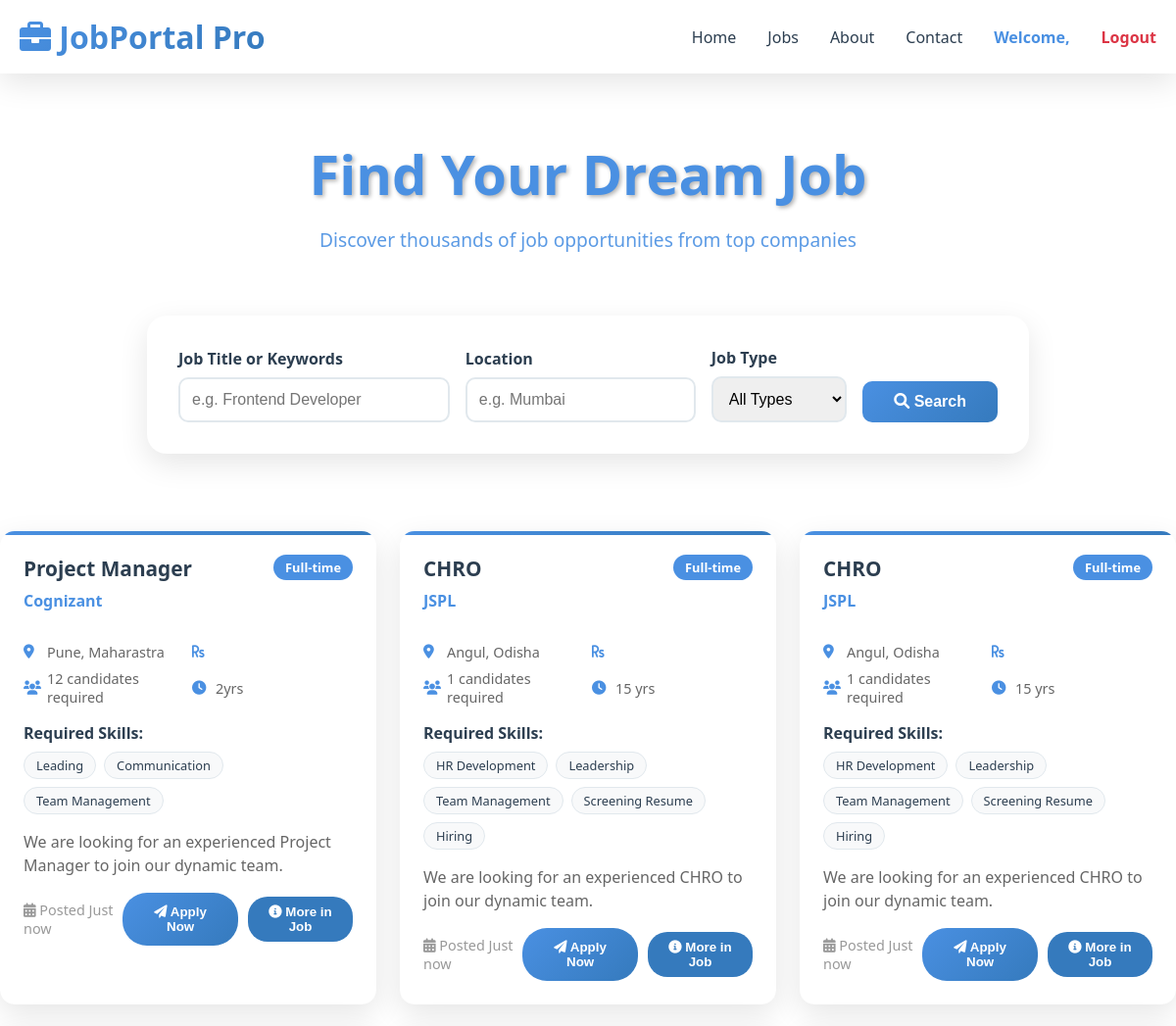
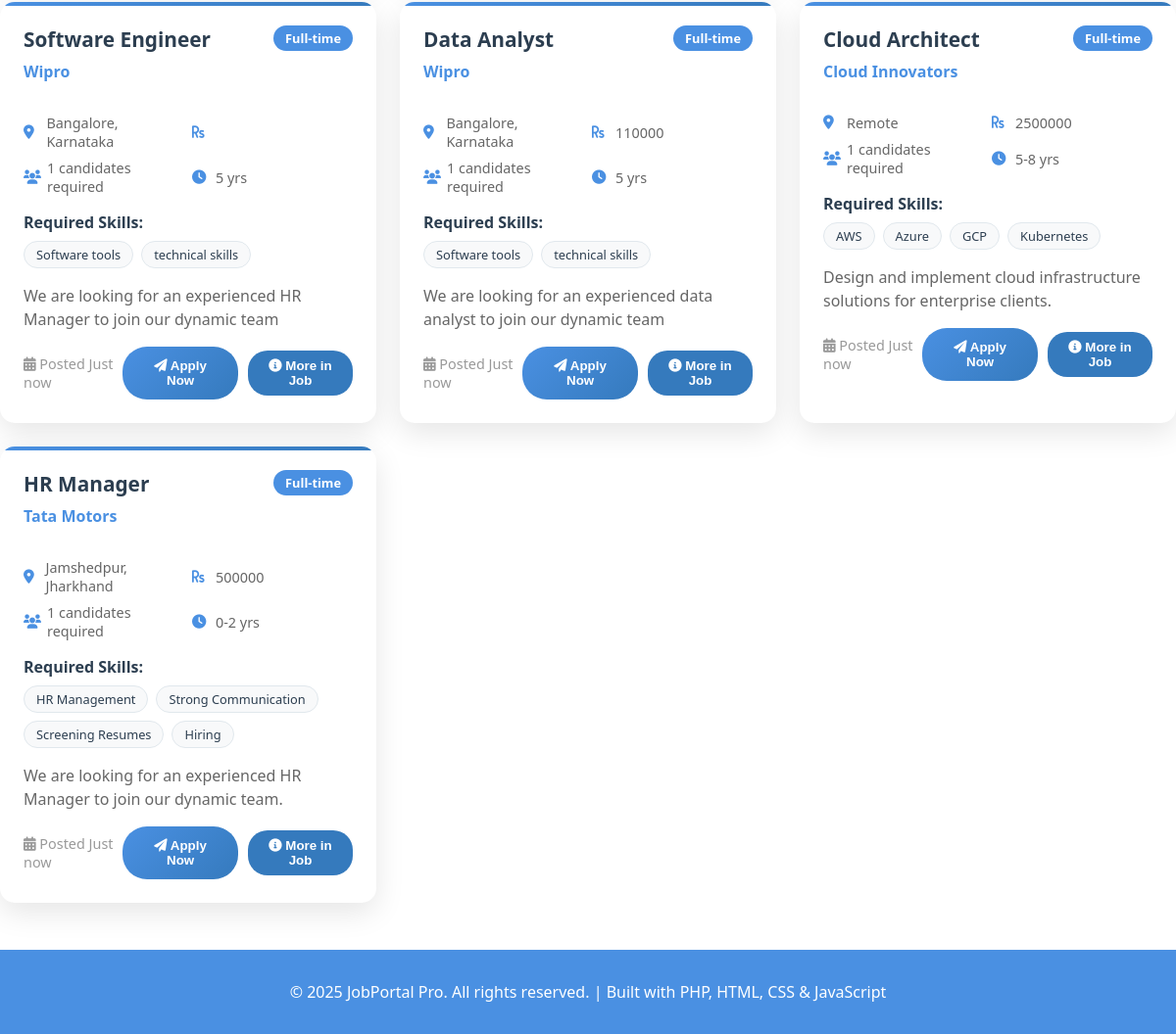
/index2.php (signed in), run on the app's committed database (2 pictures, top to bottom).
### tables this page shows
CREATE TABLE `recruiter_jobs` (
  `id` int(11) NOT NULL,
  `title` varchar(255) NOT NULL,
  `company` varchar(255) NOT NULL,
  `location` varchar(255) NOT NULL,
  `salary` varchar(100) DEFAULT NULL,
  `type` varchar(50) DEFAULT NULL,
  `experience` varchar(100) DEFAULT NULL,
  `skills` text DEFAULT NULL,
  `description` text NOT NULL,
  `created_at` timestamp NOT NULL DEFAULT current_timestamp(),
  `number_of_candidates` int(11) NOT NULL
);

### index2.php (the view, shortened to what this page needs)
<?php
$db_host = 'localhost';
$db_user = 'root';
$db_pass = '';
$db_name = 'job_portal';
$conn = new mysqli($db_host, $db_user, $db_pass, $db_name);
?>
<?php
$dynamic_jobs = [];
$result = $conn->query("SELECT id, title, company, location, salary, number_of_candidates, type, experience, skills, description FROM recruiter_jobs WHERE number_of_candidates > 0");
if ($result) {
    while ($row = $result->fetch_assoc()) {
        $dynamic_jobs[] = [
            'id' => $row['id'],
            'title' => $row['title'],
            'company' => $row['company'],
            'location' => $row['location'],
            'salary' => $row['salary'],
            'number_of_candidates' => $row['number_of_candidates'],
            'type' => $row['type'],
            'experience' => $row['experience'],
            'skills' => $row['skills'],
            'description' => $row['description'],
            'posted' => 'Just now'
        ];
    }
}
if (!isset($jobs) || !is_array($jobs)) {
    $jobs = [];
}
$jobs = array_merge($dynamic_jobs, $jobs);
$search_query = '';
$location_filter = '';
$filtered_jobs = $jobs;
?>
<!DOCTYPE html>
<html lang="en">
<head>
    <link href="https://cdnjs.cloudflare.com/ajax/libs/font-awesome/6.0.0/css/all.min.css" rel="stylesheet">
</head>
<body>
    <header>
        <div class="container">
            <div class="header-content">
                <div class="logo">
                    <i class="fas fa-briefcase"></i> JobPortal Pro
                </div>
                <nav>
                    <ul class="nav-links">
                        <li><a href="#" id="homeLink" class="active">Home</a></li>
                        <li><a href="#" id="jobsLink">Jobs</a></li>
                    <li><a href="#" id="aboutToggle">About</a></li>
                    <li><a href="#" id="contactToggle">Contact</a></li>
                    <?php if (isset($_SESSION['loggedin']) && $_SESSION['loggedin'] === true): ?>
                        <li><span style="color: var(--primary-color); font-weight: 600;">Welcome, <?php echo htmlspecialchars($_SESSION['username']); ?></span></li>
                        <li><a href="index2.php?action=logout" style="color: var(--danger-color); font-weight: 600;">Logout</a></li>
                    <?php endif; ?>
                    </ul>
                </nav>
            </div>
        </div>
    </header>
    <main>
        <div id="homeSection">
            <section class="hero">
                <div class="container">
                    <h1>Find Your Dream Job</h1>
                    <p>Discover thousands of job opportunities from top companies</p>
                </div>
            </section>
            <div class="container">
                <div class="search-section">
                    <form class="search-form" method="GET" id="searchForm">
                        <div class="form-group">
                            <label for="search">Job Title or Keywords</label>
                            <input type="text" id="search" name="search" placeholder="e.g. Frontend Developer"
                                   value="<?php echo htmlspecialchars($search_query); ?>">
                        </div>
                        <div class="form-group">
                            <label for="location">Location</label>
                            <input type="text" id="location" name="location" placeholder="e.g. Mumbai"
                                   value="<?php echo htmlspecialchars($location_filter); ?>">
                        </div>
                        <div class="form-group">
                            <label for="type">Job Type</label>
                            <select id="type" name="type">
                                <option value="">All Types</option>
                            </select>
                        </div>
                        <button type="submit" class="search-btn">
                            <i class="fas fa-search"></i> Search
                        </button>
                    </form>
                </div>
            </div>
            <div class="results-header">
                <div class="results-count">
                </div>
                <div class="view-toggle">
                    <button class="view-btn active" onclick="toggleView('grid')" id="gridBtn">
                        <i class="fas fa-th"></i>
                    </button>
                    <button class="view-btn" onclick="toggleView('list')" id="listBtn">
                        <i class="fas fa-list"></i>
                    </button>
                </div>
            </div>
            <div class="jobs-container jobs-grid" id="jobsContainer">
                <?php if (empty($filtered_jobs)): ?>
                    <div class="no-results">
                        <i class="fas fa-search"></i>
                        <h2>No jobs found</h2>
                        <p>Try adjusting your search criteria</p>
                    </div>
                <?php else: ?>
                    <?php foreach ($filtered_jobs as $job): ?>
                        <div class="job-card">
                            <div class="job-header">
                                <div>
                                    <h3 class="job-title"><?php echo htmlspecialchars($job['title']); ?></h3>
                                    <div class="job-company"><?php echo htmlspecialchars($job['company']); ?></div>
                                </div>
                                <div class="job-type<?php if ($job['title'] === 'Cloud Solutions Architect') echo ' cloud-solutions-architect'; ?>"><?php echo htmlspecialchars(trim($job['type'])); ?></div>
                            </div>
                            <div class="job-details">
                                <div class="job-detail">
                                    <i class="fas fa-map-marker-alt"></i>
                                    <span><?php echo htmlspecialchars($job['location']); ?></span>
                                </div>
                                <div class="job-detail">
                                    <i class="fas fa-rupee-sign"></i>
                                    <span><?php echo htmlspecialchars($job['salary']); ?></span>
                                </div>
                                <div class="job-detail">
                                    <i class="fas fa-users"></i>
                                    <span><?php echo htmlspecialchars($job['number_of_candidates']); ?> candidates required</span>
                                </div>
                                <div class="job-detail">
                                    <i class="fas fa-clock"></i>
                                    <span><?php echo htmlspecialchars($job['experience']); ?></span>
                                </div>
                            </div>
                            <div class="job-skills">
                                <strong>Required Skills:</strong>
                                <div class="skills-list">
                                    <?php
                                    $skills = explode(', ', $job['skills']);
                                    foreach ($skills as $skill):
                                    ?>
                                        <span class="skill-tag"><?php echo htmlspecialchars(trim($skill)); ?></span>
                                    <?php endforeach; ?>
                                </div>
                            </div>
                            <div class="job-description">
                                <?php echo htmlspecialchars($job['description']); ?>
                            </div>
                            <div class="job-footer">
                                <div class="job-posted">
                                    <i class="fas fa-calendar-alt"></i>
                                    Posted <?php echo htmlspecialchars($job['posted']); ?>
                                </div>
                                <button class="apply-btn" onclick="applyForJob(<?php echo $job['id']; ?>)">
                                    <i class="fas fa-paper-plane"></i> Apply Now
                                </button>
                                <button class="more-job-btn" onclick="toggleMoreDetails(<?php echo $job['id']; ?>)">
                                    <i class="fas fa-info-circle"></i> More in Job
                                </button>
                            </div>
                        </div>
                    <?php endforeach; ?>
                <?php endif; ?>
            </div>
        </div>
    </main>
    <footer>
        <div class="container">
            <p>&copy; 2025 JobPortal Pro. All rights reserved. | Built with PHP, HTML, CSS & JavaScript</p>
        </div>
    </footer>
    </body>
    </html>

### data on the page
recruiter_jobs: title "Project Manager", company "Cognizant", type "Full-time", location "Pune, Maharastra", number_of_candidates "12", experience "2yrs", skills "Leading", skills "Communication", skills "Team Management", description "We are looking for an experienced Project Manager to join our dynamic team.", posted "Just now"
recruiter_jobs: title "CHRO", company "JSPL", type "Full-time", location "Angul, Odisha", number_of_candidates "1", experience "15 yrs", skills "HR Development", skills "Leadership", skills "Team Management", skills "Screening Resume", skills "Hiring", description "We are looking for an experienced CHRO to join our dynamic team.", posted "Just now"
recruiter_jobs: title "CHRO", company "JSPL", type "Full-time", location "Angul, Odisha", number_of_candidates "1", experience "15 yrs", skills "HR Development", skills "Leadership", skills "Team Management", skills "Screening Resume", skills "Hiring", description "We are looking for an experienced CHRO to join our dynamic team.", posted "Just now"
recruiter_jobs: title "Software Engineer", company "Wipro", type "Full-time", location "Bangalore, Karnataka", number_of_candidates "1", experience "5 yrs", skills "Software tools", skills "technical skills", description "We are looking for an experienced HR Manager to join our dynamic team", posted "Just now"
recruiter_jobs: title "Data Analyst", company "Wipro", type "Full-time", location "Bangalore, Karnataka", salary "110000", number_of_candidates "1", experience "5 yrs", skills "Software tools", skills "technical skills", description "We are looking for an experienced data analyst to join our dynamic team", posted "Just now"
recruiter_jobs: title "Cloud Architect", company "Cloud Innovators", type "Full-time", location "Remote", salary "2500000", number_of_candidates "1", experience "5-8 yrs", skills "AWS", skills "Azure", skills "GCP", skills "Kubernetes", description "Design and implement cloud infrastructure solutions for enterprise clients.", posted "Just now"
recruiter_jobs: title "HR Manager", company "Tata Motors", type "Full-time", location "Jamshedpur, Jharkhand", salary "500000", number_of_candidates "1", experience "0-2 yrs", skills "HR Management", skills "Strong Communication", skills "Screening Resumes", skills "Hiring", description "We are looking for an experienced HR Manager to join our dynamic team.", posted "Just now"
